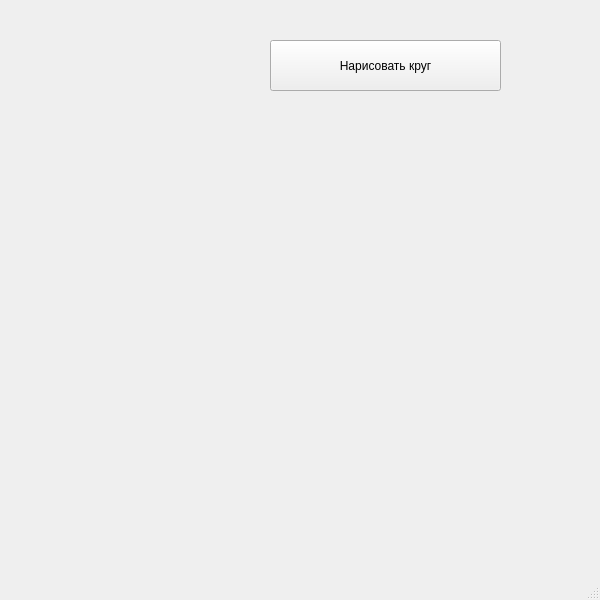
<?xml version="1.0" encoding="UTF-8"?>
<ui version="4.0">
 <class>MainWindow</class>
 <widget class="QMainWindow" name="MainWindow">
  <property name="geometry">
   <rect>
    <x>0</x>
    <y>0</y>
    <width>600</width>
    <height>600</height>
   </rect>
  </property>
  <property name="windowTitle">
   <string>MainWindow</string>
  </property>
  <widget class="QWidget" name="centralwidget">
   <widget class="QPushButton" name="pushButton">
    <property name="geometry">
     <rect>
      <x>270</x>
      <y>40</y>
      <width>231</width>
      <height>51</height>
     </rect>
    </property>
    <property name="text">
     <string>Нарисовать круг</string>
    </property>
   </widget>
  </widget>
  <widget class="QMenuBar" name="menubar">
   <property name="geometry">
    <rect>
     <x>0</x>
     <y>0</y>
     <width>600</width>
     <height>21</height>
    </rect>
   </property>
  </widget>
  <widget class="QStatusBar" name="statusbar"/>
 </widget>
 <resources/>
 <connections/>
</ui>
